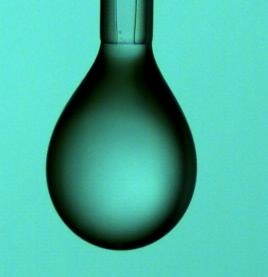
%> input picture water1.jpg, 268 x 277 px
$ octave st_cal.m   (GNU Octave 9; MATLAB toolbox functions it lacks are replaced by stand-ins)
%> lines starting %> are read from the running program, lines starting %| are printed output that depends on the picture; in (x1, y1, x2, y2) boxes, pixels count from 0 and x2, y2 are one past the last pixel; in counts of white or black regions, pixels touching at a corner belong together; the program's own positions count from 1
%This is a matlab image processing program for experimental data;
%use pendant drop method to detect the surface tension of drop;
%%
%surface detection through imagine processing
%method by <http://www.maist.com.cn/new/methods/Pendant-Drop.html>
%procedure:kill blank area of drop==>obtain boundary location of the bottom
%half of drop==>fit this data with curve==>get the carvasture of ...
%...curve-->cacultate and obtain the surface tenetion
clc
clear all
im=imread('water1.jpg');
%> im is the input picture: size 277x268x3 uint8; mean R, G, B 74, 178.2, 160
im_gray=rgb2gray(im);
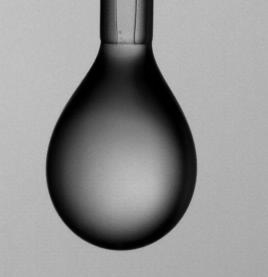
%> im_gray: size 277x268 uint8; min 0, max 198, mean 145
%im_edge_gray=edge(im_gray,'canny',0.8);
%figure(1);imshow(im_edge_gray)
sh=graythresh(im_gray);
%> sh = 0.424
im_bw=imbinarize(im_gray,sh);
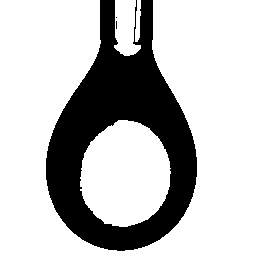
%> im_bw: size 277x268 logical; 77.3% white; 3 black regions (2 under 20 px), largest, box (x1, y1, x2, y2) and area: (46, 0, 197, 251) 16876
%imshow(im_bw);
im_nb=bwareaopen(im_bw,1000);%no blank area in object
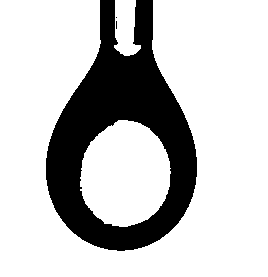
%> im_nb: size 277x268 logical; 77% white; 3 black regions (2 under 20 px), largest, box (x1, y1, x2, y2) and area: (46, 0, 197, 251) 17054
% [4 lines of commented-out code are left out]
%%
%caculate the maximum curvature radius of the bottom point
sizz=size(im_bw);
%> sizz = [277 268]
dx=zeros(sizz(1),2);
dy=zeros(sizz(1),2);
%location of left boundary
for i=1:sizz(1)
    for j=1:sizz(2)
        if im_bw(i,j)==0 && dx(i,1)==0
            dx(i,1)=j;
            dy(i,1)=i;
        end
    end
end
%> after the loop, dx = 277 rows, first 12: [101 0; 101 0; 101 0; 101 0; 101 0; 101 0; 101 0; 101 0; 101 0; 101 0; 101 0; 101 0]; dy = 277 rows, first 12: [1 0; 2 0; 3 0; 4 0; 5 0; 6 0; 7 0; 8 0; 9 0; 10 0; 11 0; 12 0]
%location of right boundary
for i=1:sizz(1)
    for j=1:sizz(2)
        if im_bw(i,sizz(2)-j+1)==0 && dx(i,2)==0
            dx(i,2)=sizz(2)-j+1;
            dy(i,2)=i;
        end
    end
end
%> after the loop, dx = 277 rows, first 12: [101 153; 101 153; 101 153; 101 153; 101 153; 101 153; 101 153; 101 153; 101 153; 101 153; 101 153; 101 153]; dy = 277 rows, first 12: [1 1; 2 2; 3 3; 4 4; 5 5; 6 6; 7 7; 8 8; 9 9; 10 10; 11 11; 12 12]
de=max(abs(dx(:,1)-dx(:,2)))+1;
%> de = 151
%[rows,cols]=find(abs(dx(:,1)-dx(:,2))==max(abs(dx(:,1)-dx(:,2))));%loaction of de
bot=zeros(1,2);
%determin the origin of coordinate
for i=1:sizz(1)
    if abs(dx(i,1)-dx(i,2))==0 && bot(1,1)==0
        bot(1,1)=i-1;%location y of drop bottom
        bot(1,2)=fix((dx(i-1,2)+dx(i-1,1))/2.0);%location x of drop bottom
    end
end
%> after the loop, bot = [251 121]
%determin the location of maximum diameter
bot_max=0;
for i=1:sizz(1)
    if abs(dx(i,1)-dx(i,2))==max(abs(dx(:,1)-dx(:,2)))
        bot_max=i;
    end
end
%> after the loop, bot_max = 177
%cut 1/20 half drop and fit the boundary with polynomial function
tri=bot(1,1)-(fix((bot(1,1)-bot_max)/10));%reduce amount of data point
%> tri = 244
data(:,1)=[dx(tri:bot(1,1),1);flipud(dx(tri:bot(1,1),2))];
data(:,2)=[dy(tri:bot(1,1),1);flipud(dy(tri:bot(1,1),2))];
p=polyfit(data(:,1),data(:,2),2);
%> p = [-0.00754 1.83 139.8]
nihe=polyval(p,data(:,1));
%> nihe = [244.1; 245; 245.8; 247; 248; 249.1; 250; 251; 251; 250; 249.1; 248; 247; 245.8; 245; 244.1]
%plot(data(:,1),nihe,'b',data(:,1),data(:,2),'r*')
dp=polyder(p);
%> dp = [-0.0151 1.83]
cv=abs(polyder(dp));%curvature of curve
%> cv = 0.0151
radii_b=(1+(dp(1)*bot(1,2)+dp(2))^2)^1.5/cv;%Curvature radius b
%> radii_b = 66.33
% choose 3 points and thier respective vicinal 10 points to calculate...
% ...carvature radius R
h=fix((bot(1,1)-bot_max)/4);
%> h = 18
points=zeros(3,2);
for i=1:3
    points(i,1)=dy(bot_max+h*i,1);
    points(i,2)=dx(bot_max+h*i,2);
end
%> after the loop, points = [195 193; 213 185; 231 171]
p2=[];
dp2=[];
cv2=[];
radii_R=zeros(3,1);
phi=zeros(3,1);
dot=30;%nearby dots to fit
data2=zeros(dot*2+1,2);
for i=1:3
    data2(:,1)=dx(bot_max+h*i-dot:bot_max+h*i+dot,1);%fit 20 nearby points
    data2(:,2)=dy(bot_max+h*i-dot:bot_max+h*i+dot,2);
    p2=polyfit(data2(:,1),data2(:,2),2);
    dp2=polyder(p2);
    cv2=abs(polyder(dp2));
    phi(i,1)=atan(abs(dp2(1)));
    radii_R(i,1)=(1+(dp2(1)*data2(dot+1,1)+dp2(2))^2)^1.5/cv2;
end
%> this loop made 3 passes
%> (p2, dp2, cv2) on passes 1 to 3: ([-0.155 19.94 -419.4], [-0.31 19.94], 0.31), ([-0.0352 6.09 -23.18], [-0.0704 6.09], 0.0704), ([-0.0269 5.16 0.859], [-0.0537 5.16], 0.0537)
%> after the loop, data2 = 61 rows, first 12: [53 201; 53 202; 53 203; 54 204; 54 205; 55 206; 55 207; 55 208; 56 209; 56 210; 57 211; 57 212]; phi = [0.301; 0.0703; 0.0537]; radii_R = [301.4; 159.4; 81.43]
pixel=1/54*10^(-3);
z=(bot(1,1)-points(:,1))*pixel;
%> z = [0.00104; 0.000704; 0.00037]
x=(points(:,2)-bot(1,2))*pixel;
%> x = [0.00133; 0.00119; 0.000926]
drou=998-1.29; %density difference
g=9.81;%givity acceleration
bottom=2-radii_b./radii_R-radii_b.*sin(phi)./radii_R;
%> bottom = [1.71; 1.55; 1.14]
sigema=drou*g.*radii_b.*z./bottom*pixel;
%> sigema = [0.00726; 0.00544; 0.0039]
figure(1)
subplot(1,2,1),imshow(im),title('origin imagine');
subplot(1,2,2),imshow(im_nb),title('detected boundary');
figure(2)
subplot(1,2,1),plot(data(:,1),nihe,'b',data(:,1),data(:,2),'r*'),title('bottom curvature');
subplot(1,2,2),plot(dx(1:bot(1,1),2),dy(1:bot(1,1),2),'b+',points(:,2),points(:,1),'r*'),title('points to calculate');
%> after `title('points to calculate')`:
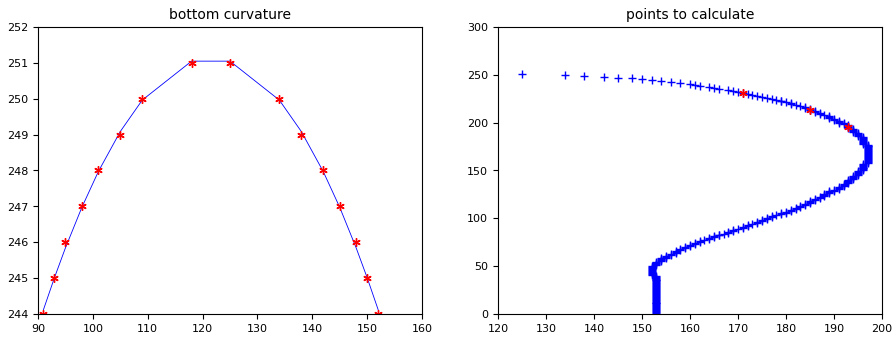
%> figure redrawn from the program's plot data, 2 panels; panel 1: curve peaks at x = 118, y = 251
%> (the run ends here)

$ run again, with water.jpg copied over water1.jpg
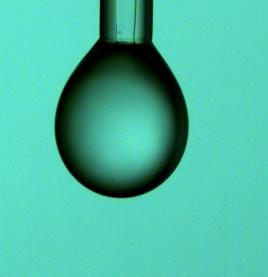
%> input picture water.jpg, 268 x 277 px
%> im is the input picture: size 277x268x3 uint8; mean R, G, B 76.5, 185.8, 162.6
%> sh = 0.412
%> `im_bw=imbinarize(im_gray,sh);`:
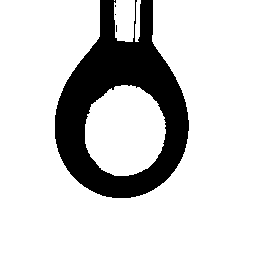
%> im_bw: size 277x268 logical; 83.7% white; 4 black regions (3 under 20 px), largest, box (x1, y1, x2, y2) and area: (55, 0, 189, 198) 12066
%> im_nb: size 277x268 logical; 82.4% white; 1 black region, box (x1, y1, x2, y2) and area: (55, 0, 189, 198) 13062
%> after the loop `for i=1:sizz(1)`: dx = 277 rows, first 12: [101 0; 101 0; 101 0; 101 0; 101 0; 101 0; 101 0; 101 0; 101 0; 101 0; 101 0; 101 0]; dy = 277 rows, first 12: [1 0; 2 0; 3 0; 4 0; 5 0; 6 0; 7 0; 8 0; 9 0; 10 0; 11 0; 12 0]
%> after the loop `for i=1:sizz(1)`: dx = 277 rows, first 12: [101 153; 101 153; 101 153; 101 153; 101 153; 101 153; 101 153; 101 153; 101 153; 101 153; 101 153; 101 153]; dy = 277 rows, first 12: [1 1; 2 2; 3 3; 4 4; 5 5; 6 6; 7 7; 8 8; 9 9; 10 10; 11 11; 12 12]
%> de = 134
%> after the loop `for i=1:sizz(1)`: bot = [198 122]
%> after the loop `for i=1:sizz(1)`: bot_max = 131
%> tri = 192
%> p = [-0.00853 2.08 72.07]
%> nihe = [192.1; 193.1; 193.9; 195.1; 195.7; 196.9; 198.1; 198.1; 197.1; 196; 195; 193.8; 193; 192.1]
%> dp = [-0.0171 2.08]
%> cv = 0.0171
%> radii_b = 58.64
%> h = 16
%> after the loop `for i=1:3`: points = [147 186; 163 180; 179 168]
%> the loop `for i=1:3` made 3 passes
%> (p2, dp2, cv2) on passes 1 to 3: ([-0.203 28.73 -840.6], [-0.407 28.73], 0.407), ([-0.0419 7.58 -153.2], [-0.0838 7.58], 0.0838), ([-0.016 3.55 -0.126], [-0.0319 3.55], 0.0319)
%> after the loop `for i=1:3`: data2 = 61 rows, first 12: [59 149; 59 150; 59 151; 59 152; 60 153; 60 154; 61 155; 61 156; 61 157; 62 158; 62 159; 63 160]; phi = [0.386; 0.0836; 0.0319]; radii_R = [350.9; 172.3; 107.4]
%> z = [0.000944; 0.000648; 0.000352]
%> x = [0.00119; 0.00107; 0.000852]
%> bottom = [1.77; 1.63; 1.44]
%> sigema = [0.00567; 0.00422; 0.0026]
%> `title('points to calculate')`:
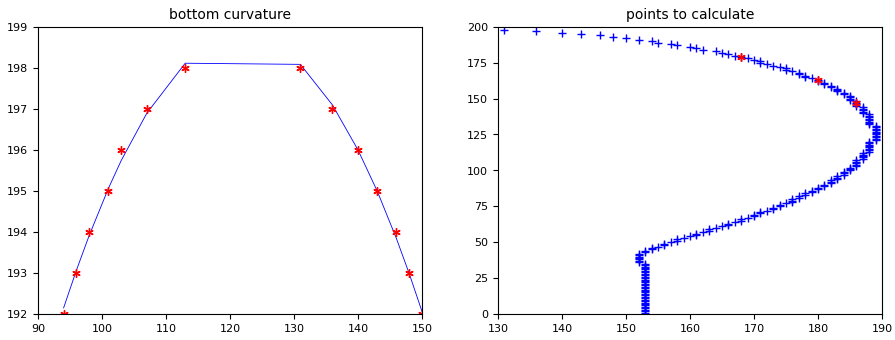
%> figure redrawn from the program's plot data, 2 panels; panel 1: curve peaks at x = 113, y = 198.1; panel 1: highest point at x = 113, y = 198
